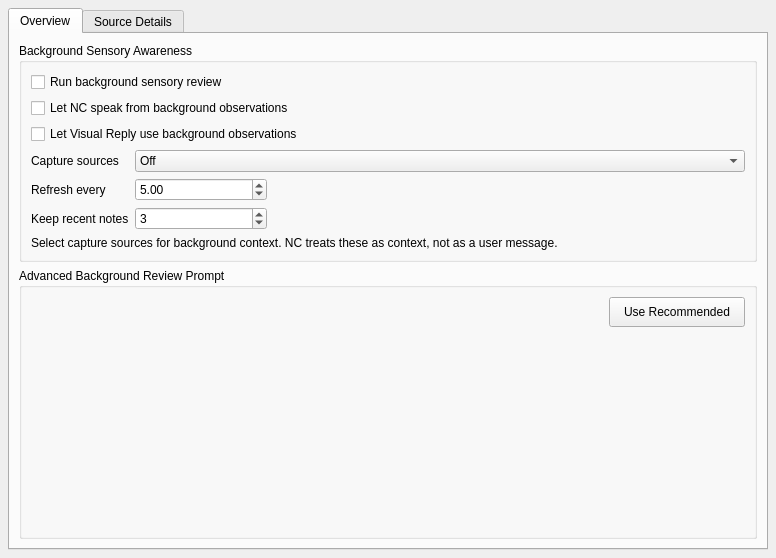
           <widget class="QWidget" name="host_settings_vision_tab">
            <attribute name="icon">
             <iconset>
              <normaloff>ui_icons/side_tabs/vision.png</normaloff>ui_icons/side_tabs/vision.png</iconset>
            </attribute>
            <attribute name="title">
             <string/>
            </attribute>
            <attribute name="toolTip">
             <string>Vision</string>
            </attribute>
            <layout class="QVBoxLayout" name="visionTabLayout">
             <property name="leftMargin">
              <number>8</number>
             </property>
             <property name="topMargin">
              <number>8</number>
             </property>
             <property name="rightMargin">
              <number>8</number>
             </property>
             <property name="bottomMargin">
             <number>8</number>
             </property>
             <item>
              <widget class="QTabWidget" name="sensory_feedback_tabs">
               <property name="sizePolicy">
                <sizepolicy hsizetype="Expanding" vsizetype="Preferred">
                 <horstretch>0</horstretch>
                 <verstretch>0</verstretch>
                </sizepolicy>
               </property>
               <property name="minimumSize">
                <size>
                 <width>760</width>
                 <height>0</height>
                </size>
               </property>
               <property name="maximumSize">
                <size>
                 <width>16777215</width>
                 <height>1360</height>
                </size>
               </property>
               <property name="layoutDirection">
                <enum>Qt::LayoutDirection::LeftToRight</enum>
               </property>
               <property name="tabPosition">
                <enum>QTabWidget::TabPosition::North</enum>
               </property>
               <property name="tabShape">
                <enum>QTabWidget::TabShape::Rounded</enum>
               </property>
               <property name="currentIndex">
                <number>0</number>
               </property>
               <widget class="QWidget" name="sensory_feedback_core_tab">
                <attribute name="title">
                  <string>Overview</string>
                </attribute>
                <layout class="QVBoxLayout" name="sensoryCoreLayout">
                 <item>
                  <widget class="QGroupBox" name="sensory_feedback_box">
                   <property name="sizePolicy">
                    <sizepolicy hsizetype="Preferred" vsizetype="Maximum">
                     <horstretch>0</horstretch>
                     <verstretch>0</verstretch>
                    </sizepolicy>
                   </property>
                   <property name="title">
                    <string>Background Sensory Awareness</string>
                   </property>
                   <layout class="QVBoxLayout" name="sensoryFeedbackBoxLayout">
                    <item>
                     <widget class="QCheckBox" name="sensory_pingpong_checkbox">
                      <property name="text">
                       <string>Run background sensory review</string>
                      </property>
                     </widget>
                    </item>
                    <item>
                     <widget class="QCheckBox" name="sensory_allow_hidden_proactive_checkbox">
                      <property name="text">
                       <string>Let NC speak from background observations</string>
                      </property>
                     </widget>
                    </item>
                    <item>
                     <widget class="QCheckBox" name="sensory_allow_hidden_visual_checkbox">
                      <property name="text">
                       <string>Let Visual Reply use background observations</string>
                      </property>
                     </widget>
                    </item>
                    <item>
                     <layout class="QFormLayout" name="sensoryFeedbackForm">
                      <item row="0" column="0">
                       <widget class="QLabel" name="sensory_include_label">
                        <property name="text">
                         <string>Capture sources</string>
                        </property>
                       </widget>
                      </item>
                      <item row="0" column="1">
                       <widget class="QWidget" name="sensory_feedback_sources_widget" native="true">
                        <layout class="QVBoxLayout" name="sensoryFeedbackSourcesWidgetLayout">
                         <property name="leftMargin">
                          <number>0</number>
                         </property>
                         <property name="topMargin">
                          <number>0</number>
                         </property>
                         <property name="rightMargin">
                          <number>0</number>
                         </property>
                         <property name="bottomMargin">
                          <number>0</number>
                         </property>
                         <item>
                          <widget class="QComboBox" name="sensory_feedback_source_combo">
                           <item>
                            <property name="text">
                             <string>Off</string>
                            </property>
                           </item>
                          </widget>
                         </item>
                        </layout>
                       </widget>
                      </item>
                      <item row="1" column="0">
                       <widget class="QLabel" name="sensory_refresh_label">
                        <property name="text">
                         <string>Refresh every</string>
                        </property>
                       </widget>
                      </item>
                      <item row="1" column="1">
                       <widget class="QDoubleSpinBox" name="sensory_feedback_interval_spin">
                       <property name="minimumSize">
                        <size>
                         <width>112</width>
                         <height>0</height>
                        </size>
                       </property>
                       <property name="maximumSize">
                        <size>
                          <width>132</width>
                          <height>16777215</height>
                        </size>
                       </property>
                        <property name="value">
                         <double>5.000000000000000</double>
                        </property>
                       </widget>
                      </item>
                      <item row="2" column="0">
                       <widget class="QLabel" name="sensory_retain_label">
                        <property name="text">
                         <string>Keep recent notes</string>
                        </property>
                       </widget>
                      </item>
                      <item row="2" column="1">
                       <widget class="QSpinBox" name="sensory_pingpong_history_spin">
                       <property name="minimumSize">
                        <size>
                          <width>112</width>
                          <height>0</height>
                        </size>
                       </property>
                       <property name="maximumSize">
                        <size>
                          <width>132</width>
                          <height>16777215</height>
                        </size>
                       </property>
                        <property name="value">
                         <number>3</number>
                        </property>
                       </widget>
                      </item>
                     </layout>
                    </item>
                    <item>
                     <widget class="QLabel" name="sensory_feedback_hint">
                      <property name="text">
                       <string>Select capture sources for background context. NC treats these as context, not as a user message.</string>
                      </property>
                      <property name="wordWrap">
                       <bool>true</bool>
                      </property>
                     </widget>
                    </item>
                   </layout>
                  </widget>
                 </item>
                 <item>
                  <widget class="QGroupBox" name="sensory_pingpong_prompt_box">
                   <property name="sizePolicy">
                    <sizepolicy hsizetype="Preferred" vsizetype="Expanding">
                     <horstretch>0</horstretch>
                     <verstretch>1</verstretch>
                    </sizepolicy>
                   </property>
                   <property name="title">
                   <string>Advanced Background Review Prompt</string>
                   </property>
                   <layout class="QVBoxLayout" name="sensoryPingPongPromptLayout">
                    <item>
                     <layout class="QHBoxLayout" name="sensoryPingPongPromptHeaderLayout">
                      <item>
                       <spacer name="sensoryPingPongPromptHeaderSpacer">
                        <property name="orientation">
                         <enum>Qt::Orientation::Horizontal</enum>
                        </property>
                        <property name="sizeHint" stdset="0">
                         <size>
                          <width>40</width>
                          <height>20</height>
                         </size>
                        </property>
                       </spacer>
                      </item>
                      <item>
                       <widget class="QPushButton" name="btn_sensory_pingpong_prompt_reset">
                        <property name="minimumSize">
                         <size>
                          <width>136</width>
                          <height>30</height>
                         </size>
                        </property>
                        <property name="text">
                         <string>Use Recommended</string>
                        </property>
                       </widget>
                      </item>
                     </layout>
                    </item>
                    <item>
                     <widget class="QPlainTextEdit" name="sensory_pingpong_prompt_text">
                      <property name="styleSheet">
                       <string notr="true">border:none;background:transparent;</string>
                      </property>
                      <property name="frameShape">
                       <enum>QFrame::Shape::NoFrame</enum>
                      </property>
                      <property name="frameShadow">
                       <enum>QFrame::Shadow::Plain</enum>
                      </property>
                      <property name="lineWidth">
                       <number>0</number>
                      </property>
                     </widget>
                    </item>
                   </layout>
                  </widget>
                 </item>
                </layout>
               </widget>
               <widget class="QWidget" name="sensory_feedback_sources_tab">
                <attribute name="title">
                 <string>Source Details</string>
                </attribute>
                <layout class="QVBoxLayout" name="sensorySourcesLayout">
                 <item>
                  <widget class="QPlainTextEdit" name="sensory_sources_placeholder">
                   <property name="plainText">
                    <string>Source-specific guidance tabs are mounted dynamically in the live app.</string>
                   </property>
                  </widget>
                 </item>
                </layout>
               </widget>
              </widget>
             </item>
            </layout>
           </widget>
